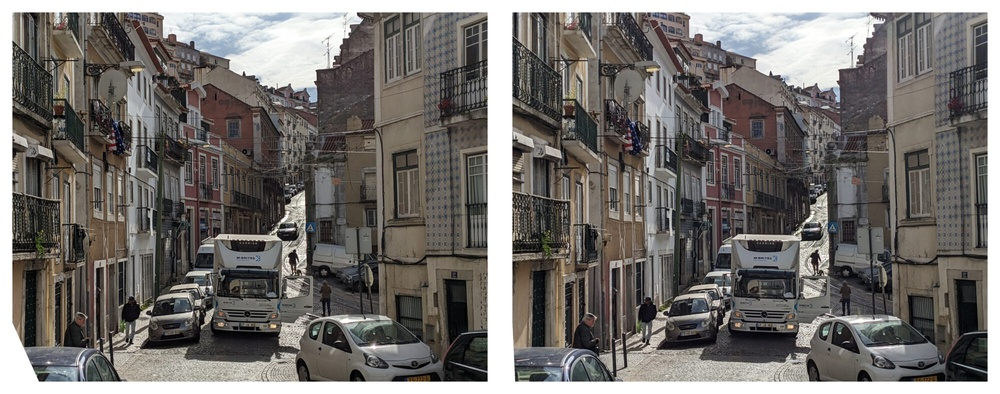
//> input picture image.jpg, 1000 x 394 px, shrunk from 2000 x 789 before the run
$ ./anaglyph 1   (built with g++ and OpenCV 4)
//> lines starting //> are read from the running program, lines starting //| are printed output that depends on the picture
#include <iostream>
#include <opencv2/opencv.hpp>
#include <chrono>
#include <omp.h>

using namespace std;

void createAnaglyph(const cv::Mat& leftImage, const cv::Mat& rightImage, const int method, cv::Mat& anaglyphImage) {
    CV_Assert(leftImage.size() == rightImage.size());
    CV_Assert(leftImage.type() == CV_8UC3 && rightImage.type() == CV_8UC3);

    int rows = leftImage.rows;
    int cols = leftImage.cols;

    anaglyphImage.create(rows, cols, CV_8UC3);
    if (method == 1) {
        #pragma omp parallel for
        for (int i = 0; i < rows; i++) {
            for (int j = 0; j < cols; j++) {
                cv::Vec3b leftPixel = leftImage.at<cv::Vec3b>(i, j);
                cv::Vec3b rightPixel = rightImage.at<cv::Vec3b>(i, j);
                cv::Vec3b anaglyphPixel;
                anaglyphPixel[2] = 0.299*leftPixel[2] + 0.587*leftPixel[1] +0.144*leftPixel[0];
                anaglyphPixel[1] = 0;
                anaglyphPixel[0] = 0.299*rightPixel[2] + 0.587*rightPixel[1] +0.144*rightPixel[0];
                anaglyphImage.at<cv::Vec3b>(i, j) = anaglyphPixel;
            }
        }
    } else if (method == 2) {
        #pragma omp parallel for
        for (int i = 0; i < rows; i++) {
            for (int j = 0; j < cols; j++) {
                cv::Vec3b leftPixel = leftImage.at<cv::Vec3b>(i, j);
                cv::Vec3b rightPixel = rightImage.at<cv::Vec3b>(i, j);
                cv::Vec3b anaglyphPixel;
                anaglyphPixel[2] = 0.299*leftPixel[2] + 0.587*leftPixel[1] +0.144*leftPixel[0];
                anaglyphPixel[1] = 0.299*rightPixel[2] + 0.587*rightPixel[1] +0.144*rightPixel[0];
                anaglyphPixel[0] = 0.299*rightPixel[2] + 0.587*rightPixel[1] +0.144*rightPixel[0];
                anaglyphImage.at<cv::Vec3b>(i, j) = anaglyphPixel;
            }
        }
    } else if (method == 3) {
        #pragma omp parallel for
        for (int i = 0; i < rows; i++) {
            for (int j = 0; j < cols; j++) {
                cv::Vec3b leftPixel = leftImage.at<cv::Vec3b>(i, j);
                cv::Vec3b rightPixel = rightImage.at<cv::Vec3b>(i, j);
                cv::Vec3b anaglyphPixel;
                anaglyphPixel[2] = leftPixel[2];
                anaglyphPixel[1] = rightPixel[1];
                anaglyphPixel[0] = rightPixel[0];
                anaglyphImage.at<cv::Vec3b>(i, j) = anaglyphPixel;
            }
        }
    } else if (method == 4) {
        #pragma omp parallel for
        for (int i = 0; i < rows; i++) {
            for (int j = 0; j < cols; j++) {
                cv::Vec3b leftPixel = leftImage.at<cv::Vec3b>(i, j);
                cv::Vec3b rightPixel = rightImage.at<cv::Vec3b>(i, j);
                cv::Vec3b anaglyphPixel;
                anaglyphPixel[2] = 0.299*leftPixel[2] + 0.587*leftPixel[1] +0.144*leftPixel[0];
                anaglyphPixel[1] = rightPixel[1];
                anaglyphPixel[0] = rightPixel[0];
                anaglyphImage.at<cv::Vec3b>(i, j) = anaglyphPixel;
            }
        }
    } else {
        #pragma omp parallel for
        for (int i = 0; i < rows; i++) {
            for (int j = 0; j < cols; j++) {
                cv::Vec3b leftPixel = leftImage.at<cv::Vec3b>(i, j);
                cv::Vec3b rightPixel = rightImage.at<cv::Vec3b>(i, j);
                cv::Vec3b anaglyphPixel;
                anaglyphPixel[2] = 0.7*leftPixel[1] +0.3*leftPixel[0];
                anaglyphPixel[1] = rightPixel[1];
                anaglyphPixel[0] = rightPixel[0];
                anaglyphImage.at<cv::Vec3b>(i, j) = anaglyphPixel;
            }
        }
    }
}


int main(int argc, char** argv) {
    if (argc < 2) {
        std::cout << "Usage: " << argv[0] << " <method>" << std::endl;
        return -1;
    }

    int method = std::stoi(argv[1]);

    cv::Mat image = cv::imread("image.jpg");
//> image is the input picture: 394 rows x 1000 cols, CV_8UC3; mean B, G, R 109.2, 112.3, 115.8
    cv::Mat leftImage = image(cv::Rect(0, 0, image.cols / 2, image.rows));
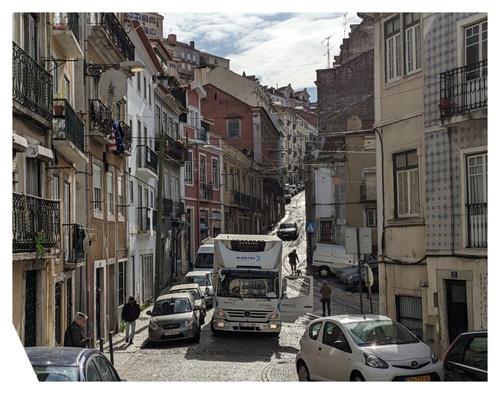
//> leftImage: 394 rows x 500 cols, CV_8UC3; mean B, G, R 106.3, 110.5, 114.2
    cv::Mat rightImage = image(cv::Rect(image.cols / 2, 0, image.cols / 2, image.rows));
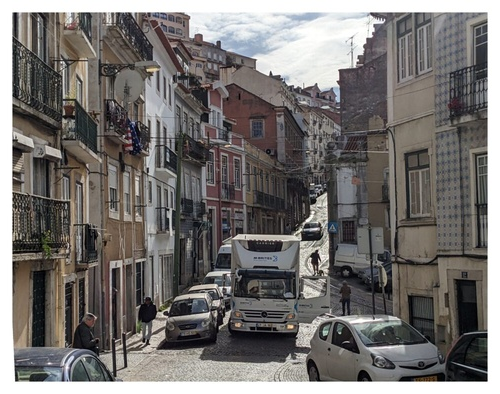
//> rightImage: 394 rows x 500 cols, CV_8UC3; mean B, G, R 112.2, 114.1, 117.4

    if (leftImage.empty() || rightImage.empty()) {
        std::cout << "Failed to load input images!" << std::endl;
        return -1;
    }

    cv::Mat anaglyphImage;

    omp_set_num_threads(32);
    auto begin = chrono::high_resolution_clock::now();
    for (int i = 0; i < 100; i++){
        createAnaglyph(leftImage, rightImage, method, anaglyphImage);
    }
//> this loop made 100 passes
//> pass 1, `createAnaglyph(leftImage, rightImage, method, anaglyphImage);`:
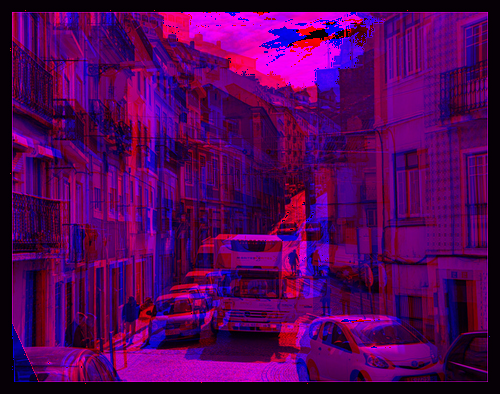
//> anaglyphImage: 394 rows x 500 cols, CV_8UC3; mean B, G, R 88.9, 0, 83.9
    auto end = std::chrono::high_resolution_clock::now();
    std::chrono::duration<double> diff = end-begin;
    std::cout << "Time: " << diff.count() << " s" << std::endl;
    std::cout << "Time per frame: " << diff.count()/100 << " s" << std::endl;
    std::cout << "IPS: " << 100/diff.count() << std::endl;


    cv::imshow("Anaglyph Image", anaglyphImage);

    cv::waitKey();

    return 0;
}
